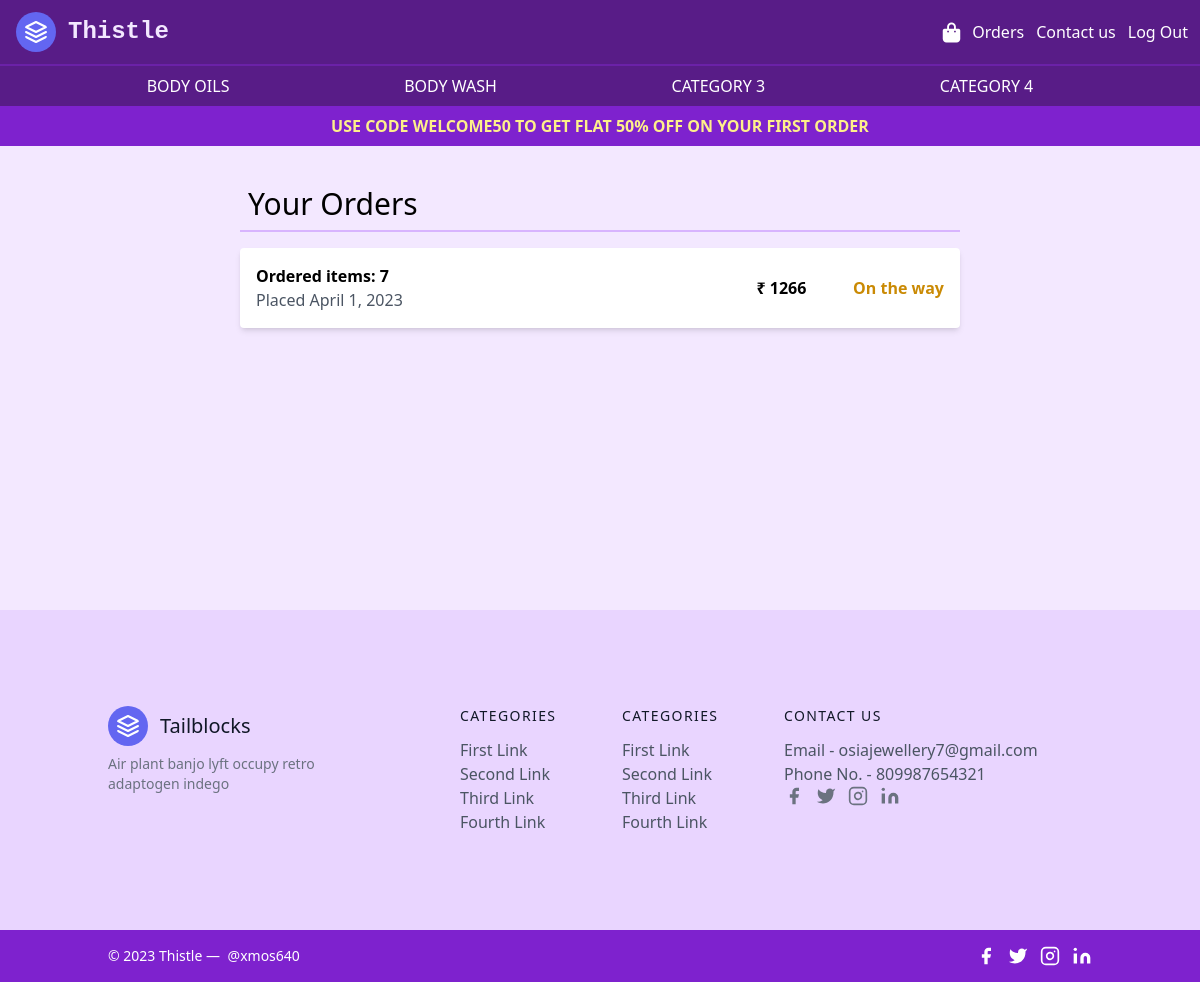
Screenshot of /orders/ (signed in) with the database file from the repository.
### main/models.py (models this page shows, shortened)
class Orders(models.Model):
    items_json = models.CharField(max_length=2000, default="")
    cart=models.CharField(max_length=5000,default="")
    number_of_items = models.IntegerField(default=0)
    amount = models.IntegerField(default=0)
    name = models.CharField(max_length=100 , default="")
    email = models.CharField(max_length=300, default="")
    Address = models.CharField(max_length=1000, default="")
    postal_code = models.CharField(max_length=20, default="")
    phone_number = models.CharField(max_length=20,default="")
    coupon_used = models.CharField(max_length=50,default="")
    instructions = models.CharField(max_length=2000,default="")
    city = models.CharField(max_length=200,default="")
    payment_ref =models.CharField(max_length=25,default='',primary_key=True)
    delivered = models.BooleanField(default=False)
    dispatched = models.BooleanField(default=False)
    payment_conf = models.BooleanField(default=False)
    timestamp= models.DateField(default=now)
    link = models.CharField(max_length=5000,default='nil')
    declined = models.BooleanField(default=False)
    delivery_date = models.DateField(default=now)

### main/views.py (the view, shortened to what this page needs)
# urls.py: path('orders/',views.orders,name='orders')
def orders(request):
    this_user = 0
    try:
        this_user = request.user.email
        orders = Orders.objects.filter(email = this_user).values()
        allOrders= [order for order in orders]
        allOrders=allOrders[::-1]
        print(allOrders,1)
        for i in allOrders:
            items = (json.loads(i['items_json']))
            i['items_json']=items.values()
        count = len(allOrders)
    except Exception as e:
        allOrders = False
        count = False
    params = {'allOrders':allOrders,'count':count,'announcement':announcement1}
    return render(request, 'orders.html', params)

### main/templates/orders.html (shortened to what this page needs)
{% extends 'basic.html' %}
  {% block body %}
  <main class="w-full min-h-[33vh] p-4 md:px-0 md:py-8" >
    <div class="md:w-3/5 mx-auto flex flex-col" style="min-height: 400px;">
      <h1 class="text-3xl border-b-2 mb-4 border-purple-300 p-2 " >Your Orders</h1>
  {% if allOrders %}
      {% for i in allOrders %}
      <div class="flex items-center bg-white rounded shadow-md mb-4 p-4">
        <div class="w-3/5">
          <a href="/orders/order-id:gikud781{{i.payment_ref}}"><h2 class="font-bold">Ordered items: {{i.number_of_items}}</a></h2>
          <p class="text-gray-600">Placed {{i.timestamp}}</p>
        </div>
        <div class="w-1/5 md:text-right">
          <p class="font-bold">&#8377 {{i.amount}}</p>
        </div>
        {% if i.declined == 1 %}
        <div class="w-1/5 md:text-right text-center">
          <p class="text-red-800 font-bold">Order Declined</p>
        </div>
        {% elif i.delivered == 1 %}
        <div class="w-1/5 md:text-right text-center">
            <p class="text-green-600 font-bold">Delivered</p>
          </div>
        {% elif i.dispatched == 1 %}
        <div class="w-1/5 md:text-right text-center">
            <p class="text-yellow-600 font-bold">On the way</p>
          </div>
        {% elif i.payment_conf == 1 %}
        <div class="w-1/5 md:text-right text-center">
            <p class="text-blue-600 font-bold ">Order Confirmed</p>
          </div>
        {% else %}
        <div class="w-1/5 md:text-right text-center">
            <p class="text-gray-500 font-bold">Yet to be confirmed</p>
          </div>
        {% endif %}
      </div>
      {% endfor %}
      {% else %}
      <h3 class="mb-8 text-2xl p-5 text-gray-500 font-bold">There are no orders placed by you as of now, please head to <a href="/cart" class="text-blue-400">your cart</a> or <a href="/" class="text-blue-400">continue shopping</a></h3>
  {% endif %}
    </div>
  </main>
  {% endblock %}

### rows the page displays
Orders: number_of_items "7", timestamp "April 1, 2023", amount "1266", declined "On the way"

### other values shown
{{ announcement.text }} "USE CODE WELCOME50 TO GET FLAT 50% OFF ON YOUR FIRST ORDER"
